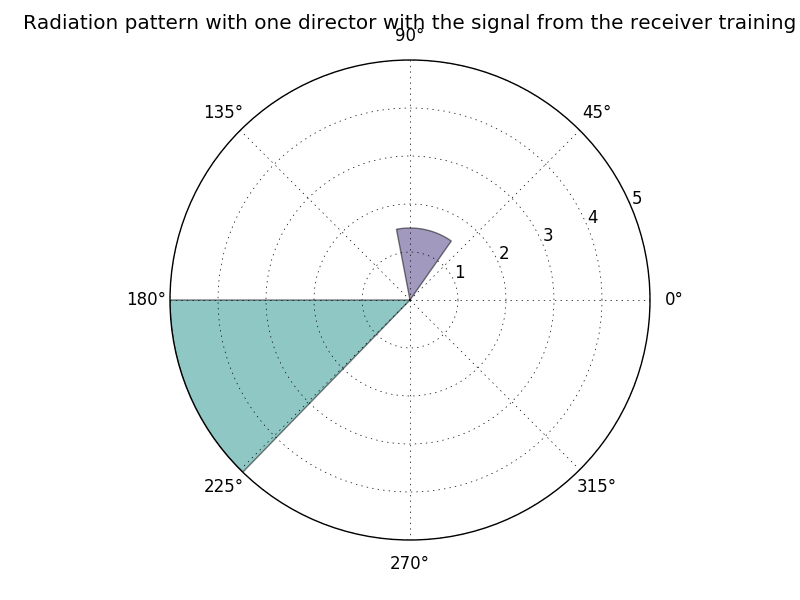

Write Python code to recreate this figure.
# Yagi antenna radiation pattern with one director with the signal from the receiver training
import matplotlib.pyplot as plt
import numpy as np


theta = np.array([180, 55])
theta = np.radians(theta)
radii = np.array([5, 1.5])

ax = plt.subplot(111, projection='polar')
bars = ax.bar(theta, radii, bottom=0.0)

# Use custom colors and opacity
for r, bar in zip(radii, bars):
    bar.set_facecolor(plt.cm.viridis(r / 10.))
    bar.set_alpha(0.5)

plt.title("Radiation pattern with one director with the signal from the receiver training")
plt.savefig("with_one_dir_rec.png")
plt.show()
